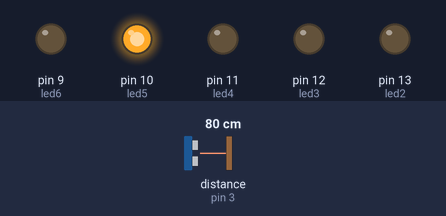
Simulated run of this sketch. Board: Arduino Uno, built with avr-gcc and run on an emulated ATmega328P. On the bench: output pins drawn as LEDs (lit = HIGH). Wiring (inferred from the names in the program): ultrasonic range finder: trigger pin 4; echo pin 3. Inputs (shaded band) come from the test bench; at power-on: distance to the obstacle (sensor on pin 3) 80 cm. The echo pulse lasts 58.3 µs per cm; pins used as bus, display or sensor lines are not drawn.

Above: at 1.2 s.
1.3 s: distance to the obstacle (sensor on pin 3) set to 53 cm
2.8 s: distance to the obstacle (sensor on pin 3) set to 47 cm
At 3.9 s:
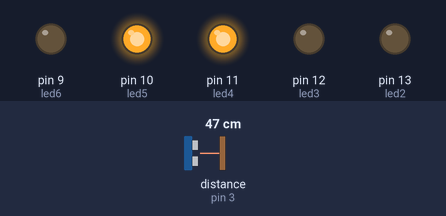
4.3 s: distance to the obstacle (sensor on pin 3) set to 37 cm
At 4.9 s:
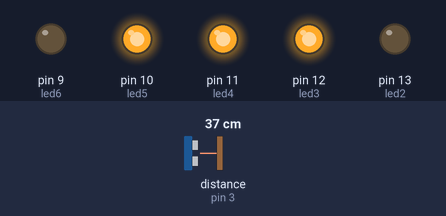
5.8 s: distance to the obstacle (sensor on pin 3) set to 33 cm
7.3 s: distance to the obstacle (sensor on pin 3) set to 28 cm
At 8.4 s:
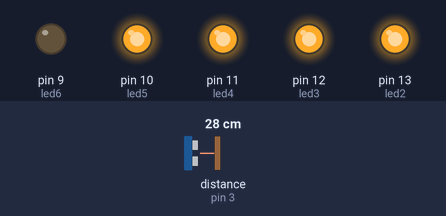
8.8 s: distance to the obstacle (sensor on pin 3) set to 35 cm
At 9.5 s:
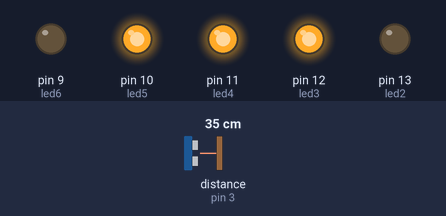
Timing chart, 0 to 11.3 s (numbered marks = the images above; inputs shaded):
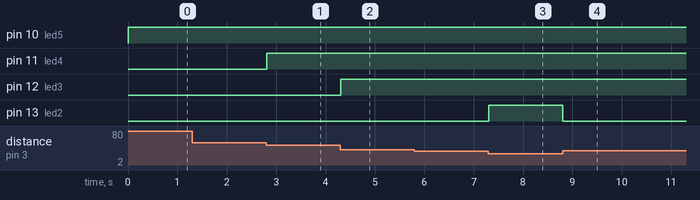

The sketch:

garbage_level.ino
```cpp
int trigpin = 4;// Defines Trig and Echo pins of the Ultrasonic Sensor
int echopin = 3;
int led2 = 13;
int led3 = 12;
int led4 = 11;
int led5 = 10;
int led6 = 9;
int x;
float duration;
float cm;
void setup(){
pinMode(trigpin, OUTPUT);// Sets the trigPin as an Output
pinMode(led2, OUTPUT);
pinMode(led3, OUTPUT);
pinMode(led4, OUTPUT);
pinMode(led5, OUTPUT);
pinMode(led6, OUTPUT);
pinMode(echopin, INPUT);
}
void loop(){
digitalWrite(trigpin, LOW);
delay(2);
digitalWrite(trigpin, HIGH);
delayMicroseconds(10);
digitalWrite(trigpin, LOW);
duration = pulseIn(echopin, HIGH);// Reads the echoPin, returns the sound wave travel time in microseconds
cm = 0.034*(duration/2);
x = cm;
if(x>=50){
digitalWrite(led6, LOW);
digitalWrite(led5, HIGH);
digitalWrite(led4, LOW);
digitalWrite(led3, LOW);
digitalWrite(led2, LOW);
}
else if(x>=40 && x<50){
digitalWrite(led6, LOW);
digitalWrite(led5, HIGH);
digitalWrite(led4, HIGH);
digitalWrite(led3, LOW);
digitalWrite(led2, LOW);
}
else if(x>=30 && x<40){
digitalWrite(led6, LOW);
digitalWrite(led5, HIGH);
digitalWrite(led4, HIGH);
digitalWrite(led3, HIGH);
digitalWrite(led2, LOW);
}
else if(x>=20 && x<30){
digitalWrite(led6, LOW);
digitalWrite(led5, HIGH);
digitalWrite(led4, HIGH);
digitalWrite(led3, HIGH);
digitalWrite(led2, HIGH);
}
else if(x<20)
{
digitalWrite(led6, HIGH);
digitalWrite(led5, HIGH);
digitalWrite(led4, HIGH);
digitalWrite(led3, HIGH);
digitalWrite(led2, HIGH);
}
else{
digitalWrite(led5,HIGH);
digitalWrite(led6, LOW);
digitalWrite(led4, LOW);
digitalWrite(led3, LOW);
digitalWrite(led2, LOW);
}
}
```

Measured:
- the behaviour switches between 51 and 50 cm on distance to the obstacle (sensor on pin 3) (found by bisection; images 0 and 1)
- the behaviour switches between 41 and 40 cm on distance to the obstacle (sensor on pin 3) (found by bisection; images 1 and 2)
- the behaviour switches between 31 and 30 cm on distance to the obstacle (sensor on pin 3) (found by bisection; images 2 and 3)
- after the input at 1.3 s, every drawn part: stays the same
- after the input at 2.8 s, pin 11 (led4): LOW → HIGH at once
- after the input at 4.3 s, pin 12 (led3): LOW → HIGH at once
- after the input at 5.8 s, every drawn part: stays the same
- after the input at 7.3 s, pin 13 (led2): LOW → HIGH at once
- after the input at 8.8 s, pin 13 (led2): HIGH → LOW at once
